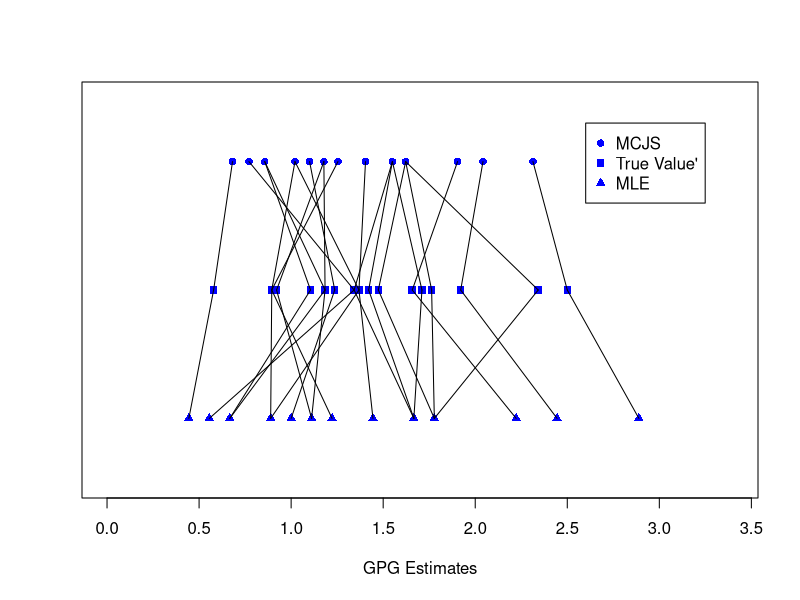
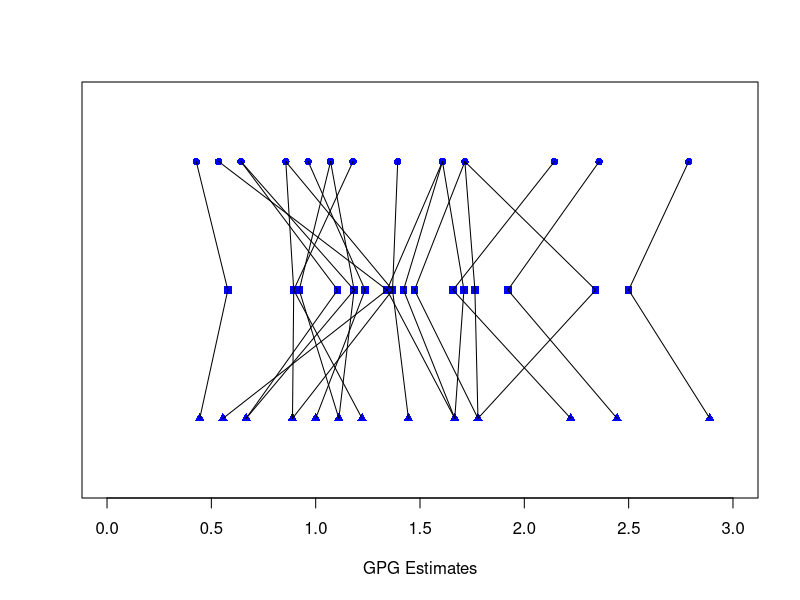
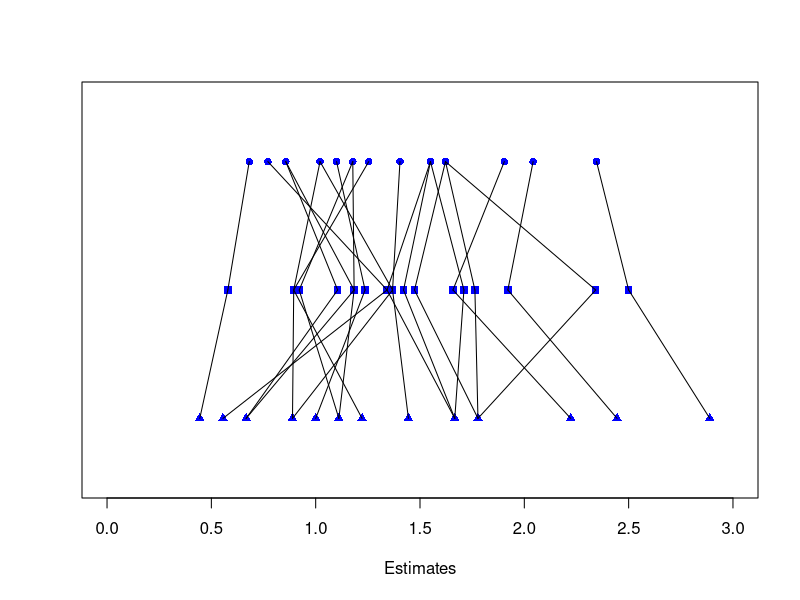

R code for these plots, in order:
## ---- chunk 1
knitr::opts_chunk$set(echo = TRUE)
## ---- chunk 2
# Install dplyr package
library("dplyr")
data = read.csv("results.csv", header =TRUE)
data = data %>% select(Season, DateTime, HomeTeam, AwayTeam, FTHG, FTAG) %>% filter(Season == "2018-19")
home_goals = data %>% group_by(HomeTeam, Season) %>%
                summarise(total_home_goals = sum(FTHG), games_home = length(FTHG)) 
colnames(home_goals)[1] = "Team" 
away_goals = data %>% group_by(AwayTeam, Season) %>%
                summarize(total_away_goals = sum(FTAG), games_away = length(FTAG))
colnames(away_goals)[1] = "Team"
goals = merge(home_goals, away_goals)
goals = goals %>% group_by(Team) %>% select(Team, total_home_goals, total_away_goals, games_home, games_away) %>% summarise(goals = total_home_goals + total_away_goals, games = games_home + games_away)
goals_per_season = goals

#goals in early part of season, 2020/21
data = read.csv("results.csv", header =TRUE)
data[["DateTime"]] = as.Date(data[["DateTime"]])
data = data %>% select(Season, DateTime, HomeTeam, AwayTeam, FTHG, FTAG) %>% filter(Season == "2018-19", DateTime <= "2018-10-22")
home_goals = data %>% group_by(HomeTeam, Season) %>%
                summarize(total_home_goals = sum(FTHG), games_home = length(FTHG))
colnames(home_goals)[1] = "Team" 
away_goals = data %>% group_by(AwayTeam, Season) %>%
                summarize(total_away_goals = sum(FTAG), games_away = length(FTAG))
colnames(away_goals)[1] = "Team"
goals = merge(home_goals, away_goals)
goals = goals %>% group_by(Team) %>% select(Team, total_home_goals, total_away_goals, games_home, games_away) %>% summarise(goals = total_home_goals + total_away_goals, games = games_home + games_away)
goals_first_part= goals
## ---- chunk 3
transformed = 2*sqrt(goals_first_part$goals +3/8)
mean(transformed)
## ---- chunk 4
library(pracma)
JS_estimates <- (1-18/(Norm(transformed)^2))*transformed
JS_estimates <- (JS_estimates/2)^2-3/8
JS_estimates <- JS_estimates/9
## ---- chunk 5
adapted_JS_estimates <- mean(transformed) + (1-17/(Norm(transformed-mean(transformed))^2))*(transformed - mean(transformed))
adapted_JS_estimates <- (adapted_JS_estimates/2)^2-3/8
adapted_JS_estimates <- adapted_JS_estimates/9
## ---- chunk 6
#MLE based SSE
Norm(goals_first_part$goals/9 -goals_per_season$goals/38)^2
#JS based SSE
Norm(JS_estimates - goals_per_season$goals/38)^2
#MCJS based SSE
Norm(adapted_JS_estimates - goals_per_season$goals/38)^2
#MC James-Stein plot
plot(goals_per_season$goals/38, rep(2,20),  ylim = c(0.5,3.5), xlim = c(0,3.4), yaxt = "n", ylab =  '', xlab = "GPG Estimates", col = "blue", pch = 15)
points(adapted_JS_estimates, rep(3,20), col = "blue", pch = 16)
points(goals_first_part$goals/9, rep(1,20), col = "blue", pch = 17)
legend(2.6,3.3, legend = c("MCJS", "True Value'", "MLE"), pch = c(16,15,17), col = c("blue", "blue", "blue"))
sum(abs(adapted_JS_estimates - goals_per_season$goals/38 ) < abs(goals_first_part$goals/9 - goals_per_season$goals/38))
for (i in 1:20){
    lines(c((goals_per_season$goals/38)[i], adapted_JS_estimates[i]), c(2,3))
    lines(c((goals_per_season$goals/38)[i], (goals_first_part$goals/9)[i]), c(2,1))
}
#James-Stein plot
plot(goals_per_season$goals/38, rep(2,20),  ylim = c(0.5,3.5), xlim = c(0,3), yaxt = "n", ylab =  '', xlab = "GPG Estimates", col = "blue", pch = 15)
points(JS_estimates, rep(3,20), col = "blue", pch = 16)
points(goals_first_part$goals/9, rep(1,20), col = "blue", pch = 17)
sum(abs(JS_estimates - goals_per_season$goals/38 ) < abs(goals_first_part$goals/9 - goals_per_season$goals/38))
for (i in 1:20){
    lines(c((goals_per_season$goals/38)[i], JS_estimates[i]), c(2,3))
    lines(c((goals_per_season$goals/38)[i], (goals_first_part$goals/9)[i]), c(2,1))
}
## ---- chunk 7
#limited translation plot
transformed = 2*sqrt(goals_first_part$goals + 3/8)

limited_estimators <- mean(transformed) + (1-17/(Norm(transformed-mean(transformed))^2))*(transformed - mean(transformed))
for (i in 1:20){
  limited_estimators[i] = min(max(limited_estimators[i], transformed[i] -1),transformed[i] +1)
}
limited_estimators  <- (limited_estimators/2)^2-3/8
limited_estimators<- limited_estimators/9
Norm(goals_first_part$goals/9 -goals_per_season$goals/38)^2
Norm(limited_estimators - goals_per_season$goals/38)^2
plot(goals_per_season$goals/38, rep(2,20),  ylim = c(0.5,3.5), xlim = c(0,3), yaxt = "n", ylab =  '', xlab = "Estimates", col = "blue", pch = 15)
points(limited_estimators, rep(3,20), col = "blue", pch = 16)
points(goals_first_part$goals/9, rep(1,20), col = "blue", pch = 17)
sum(abs(limited_estimators - goals_per_season$goals/38 ) < abs(goals_first_part$goals/9 - goals_per_season$goals/38))
for (i in 1:20){
    lines(c((goals_per_season$goals/38)[i], limited_estimators[i]), c(2,3))
    lines(c((goals_per_season$goals/38)[i], (goals_first_part$goals/9)[i]), c(2,1))
}
limited_estimators
## ---- chunk 8
goals1 = goals_first_part %>% group_by(Team, goals)  %>% summarise(avg = goals/9)
goals2 = goals_per_season %>% group_by(Team, goals)  %>% summarise(avg = goals/38)
colnames(goals2)[2:3] = c("Goals in Season", "Season Average GPG")
colnames(goals1)[2:3] = c("Goals in 9 Games", "9 Game Average GPG")
table <- merge(goals1, goals2, by.x = "Team", by.y = "Team") %>% select(Team, "Season Average GPG", "9 Game Average GPG")
table$"MLE SSE" <- abs(goals_first_part$goals/9 - goals_per_season$goals/38)
table$"JS Estimate GPG" <- JS_estimates
table$"JS SSE" <- abs(JS_estimates - goals_per_season$goals/38)
table$"Improvement JS" <- abs(JS_estimates - goals_per_season$goals/38 ) < abs(goals_first_part$goals/9 - goals_per_season$goals/38)
table$"Adapt. JS Estimate GPG" = adapted_JS_estimates
table$"Adapt. JS Error" <- abs(adapted_JS_estimates - goals_per_season$goals/38) 
table$"Improvement Adapt. JS" <- abs(adapted_JS_estimates - goals_per_season$goals/38 ) < abs(goals_first_part$goals/9 - goals_per_season$goals/38)
table

## ---- chunk 9
error = abs(table$`MLE SSE` - table$`Adapt. JS Error`)
error
sum(error*(table$`Improvement Adapt. JS`))/14
mean(table$`Season Average GPG`)
## ---- chunk 10
new_means = table$`Season Average GPG`
new_means = 2*sqrt(9*new_means+(3/8)) - 1/(4*sqrt(9*new_means))
#Expected Risk
20 - (17^2)/Norm(new_means - mean(new_means))^2
risk_table= data.frame(Estimator = c("MLE", "JS","Adapt. JS"),"Expected Risk"  = c(20,20 -(18^2)/Norm(new_means)^2, 20 - (17^2)/Norm(new_means - mean(new_means))^2), 'SSE Observed' =c(Norm(new_means-transformed)^2,Norm(new_means-(1-18/(Norm(transformed)^2))*transformed )^2,Norm(new_means -(mean(transformed) + (1-17/(Norm(transformed-mean(transformed))^2))*(transformed - mean(transformed))))^2))
risk_table
## ---- chunk 11
library("dplyr")
library(pracma)
season_calculation <- function(seasons, dates){
 table <- data.frame(Season =c(),'MLE SSE' = c(),'JS SSE' = c(), 'JS Improvement' = c(), 'Adapt. JS SSE' = c(), 'Adapt. JS Improvement' = c(), limited_risk = c(), limited_improvement = c())
for (i in 1:length(seasons)){
data = read.csv("results.csv", header =TRUE)
data = data %>% select(Season, DateTime, HomeTeam, AwayTeam, FTHG, FTAG) %>% filter(Season == seasons[i])
home_goals = data %>% group_by(HomeTeam, Season) %>%
                summarise(total_home_goals = sum(FTHG), games_home = length(FTHG)) 
colnames(home_goals)[1] = "Team" 
away_goals = data %>% group_by(AwayTeam, Season) %>%
                summarize(total_away_goals = sum(FTAG), games_away = length(FTAG))
colnames(away_goals)[1] = "Team"
goals = merge(home_goals, away_goals)
goals = goals %>% group_by(Team) %>% select(Team, total_home_goals, total_away_goals, games_home, games_away) %>% summarise(goals = total_home_goals + total_away_goals, games = games_home + games_away)
print(goals)
goals_per_season = goals

#goals in early part of season, 2020/21
data = read.csv("results.csv", header =TRUE)
data[["DateTime"]] = as.Date(data[["DateTime"]])
data = data %>% select(Season, DateTime, HomeTeam, AwayTeam, FTHG, FTAG) %>% filter(Season == seasons[i], DateTime <=dates[i])
home_goals = data %>% group_by(HomeTeam, Season) %>%
                summarize(total_home_goals = sum(FTHG), games_home = length(FTHG))
colnames(home_goals)[1] = "Team" 
away_goals = data %>% group_by(AwayTeam, Season) %>%
                summarize(total_away_goals = sum(FTAG), games_away = length(FTAG))
colnames(away_goals)[1] = "Team"
goals = merge(home_goals, away_goals)
goals = goals %>% group_by(Team) %>% select(Team, total_home_goals, total_away_goals, games_home, games_away) %>% summarise(goals = total_home_goals + total_away_goals, games = games_home + games_away)
print(goals)
goals_first_part= goals

transformed = 2*sqrt(goals_first_part$goals +3/8)
JS_estimates <- (1-18/(Norm(transformed)^2))*transformed
JS_estimates <- (JS_estimates/2)^2-3/8
JS_estimates <- JS_estimates/9
adapted_JS_estimates <- mean(transformed) + (1-17/(Norm(transformed-mean(transformed))^2))*(transformed - mean(transformed))
adapted_JS_estimates <- (adapted_JS_estimates/2)^2-3/8
adapted_JS_estimates <- adapted_JS_estimates/9
JS_risk <- Norm(JS_estimates-goals_per_season$goals/38)^2
JS_improvement = sum(abs(JS_estimates - goals_per_season$goals/38 ) < abs(goals_first_part$goals/9 - goals_per_season$goals/38))
MLE_SSE <-  Norm(goals_first_part$goals/9-goals_per_season$goals/38)^2
adapted_JS_risk <- Norm(adapted_JS_estimates-goals_per_season$goals/38)^2
adapted_JS_improvement <- sum(abs(adapted_JS_estimates - goals_per_season$goals/38 ) < abs(goals_first_part$goals/9 - goals_per_season$goals/38))
limited_estimators <- mean(transformed) + (1-17/(Norm(transformed-mean(transformed))^2))*(transformed - mean(transformed))
for (i in 1:20){
  limited_estimators[i] = min(max(limited_estimators[i], transformed[i] -1),transformed[i] +1)
}
limited_estimators  <- (limited_estimators/2)^2-3/8
limited_estimators<- limited_estimators/9
limited_estimators_risk <- Norm(limited_estimators - goals_per_season$goals/38)^2
limited_improvement <- sum(abs(limited_estimators- goals_per_season$goals/38 ) < abs(goals_first_part$goals/9 - goals_per_season$goals/38))
season = seasons[i]
new_season <- data.frame( season , MLE_SSE, JS_risk, JS_improvement,  adapted_JS_risk, adapted_JS_improvement, limited_estimators_risk, limited_improvement)
table = rbind(table, new_season)
}
return(table)
}
## ---- chunk 12
seasons = c("2015-16", "2016-17", "2017-18","2018-19", "2019-20")
dates = c("2015-10-19", "2016-10-23","2017-10-22","2018-10-22", "2019-10-21")
latex_2 = season_calculation(seasons, dates)
latex_2$season =  c("2015-16", "2016-17", "2017-18","2018-19", "2019-20")
colnames(latex_2) = c('Season', 'MLE SSE', 'JS SSE','JS Improvement', 'Adapt. JS SSE', 'Adapt. JS Improvement', 'Lim. Trans. SSE', 'Lim. Trans. Improvement' )
latex_2
## ---- chunk 13
library(xtable)
#Expected risk table
print(xtable(risk_table, type = "latex"), file = "risk_table.tex")
#2018-19 detailed table
print(xtable(table, type = "latex"), file = "2018-19_club.tex")
#season comparisons
print(xtable(latex_2, type = "latex"), file = "season_comparison.tex")
